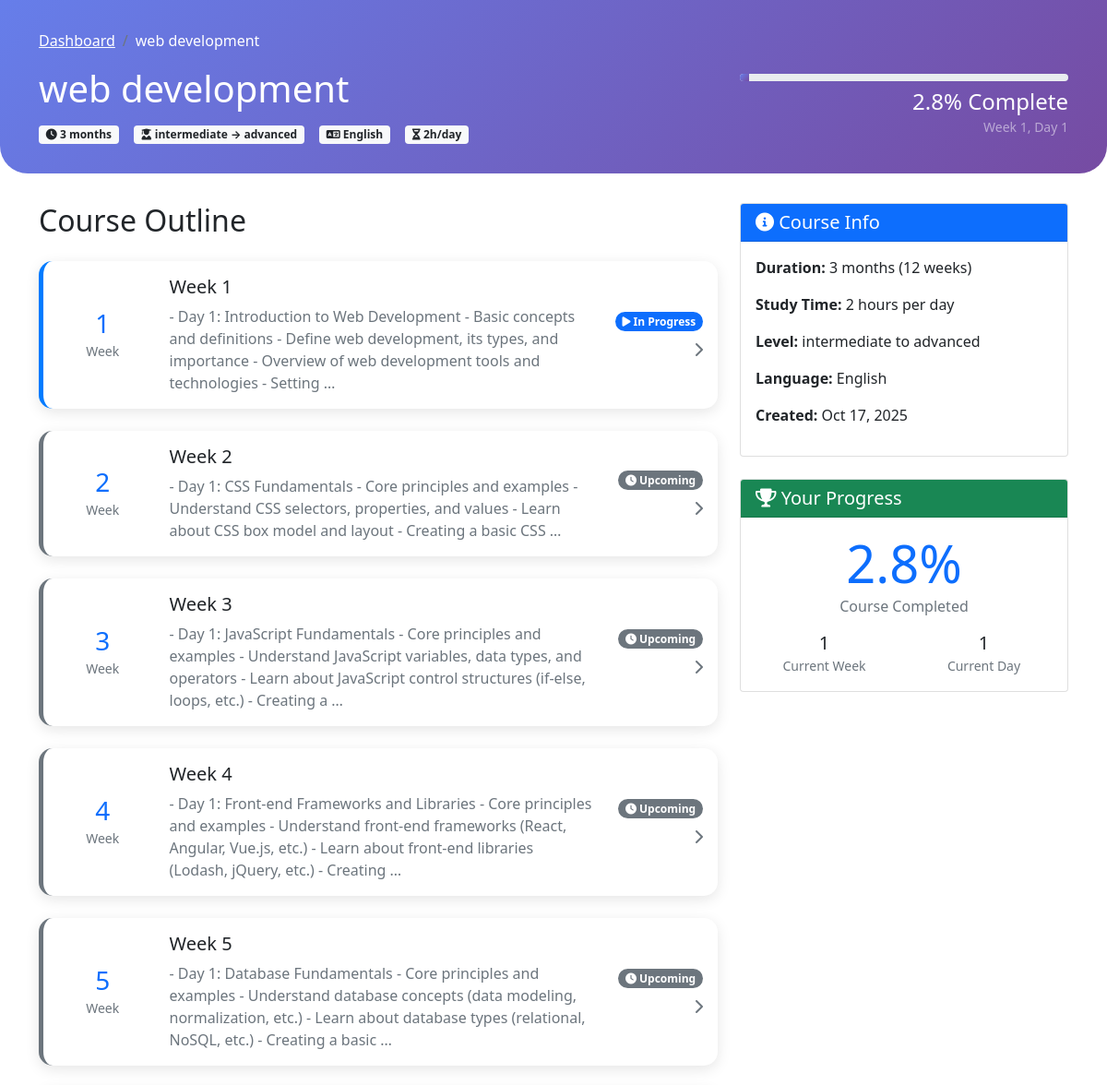
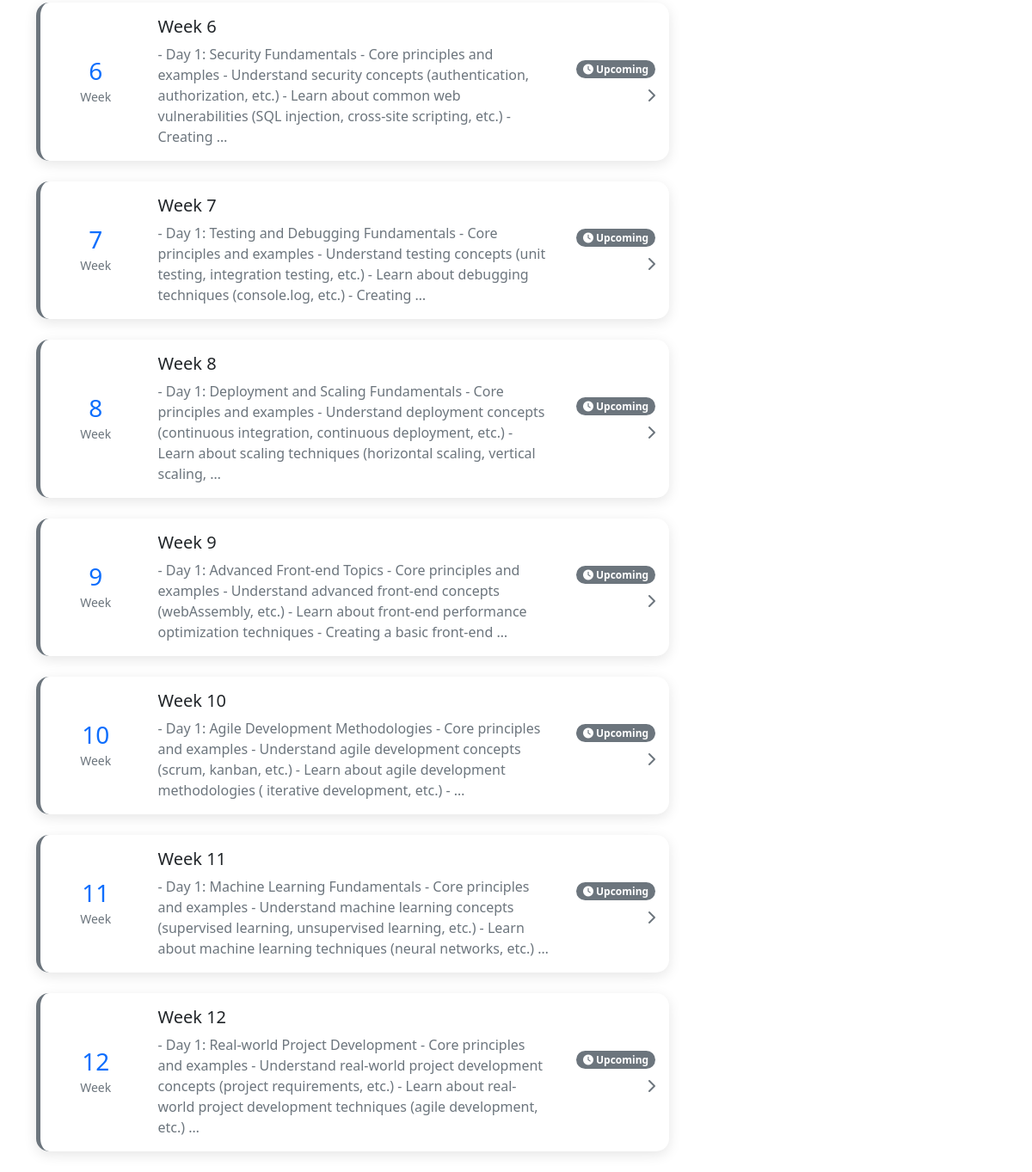
Page /course/11/ (signed in) on the committed database (2 pictures, top to bottom).
### coursebuilder/models.py (models this page shows, shortened)
class Course(models.Model):
    title = models.CharField(max_length=200)
    description = models.TextField(blank=True)
    duration = models.IntegerField()  # in months
    hours_per_day = models.IntegerField(default=2)
    level_has = models.CharField(max_length=100)
    level_required = models.CharField(max_length=100)
    language = models.CharField(max_length=50)
    outline = models.TextField()  # generated outline
    created_at = models.DateTimeField(auto_now_add=True)

class UserProgress(models.Model):
    user = models.ForeignKey(User, on_delete=models.CASCADE)
    course = models.ForeignKey(Course, on_delete=models.CASCADE)
    current_week = models.IntegerField(default=1)
    current_day = models.IntegerField(default=1)
    completed_weeks = models.JSONField(default=list)
    completed_days = models.JSONField(default=list)
    completed_quizzes = models.JSONField(default=list)
    completed_assignments = models.JSONField(default=list)
    is_completed = models.BooleanField(default=False)
    enrolled_at = models.DateTimeField(auto_now_add=True)
    last_accessed = models.DateTimeField(auto_now=True)
    class Meta:
        unique_together = ['user', 'course']
    def get_progress_percentage(self):
        total_weeks = self.course.weeks.count()
        total_quizzes = sum(week.quizzes.count() for week in self.course.weeks.all())
        total_assignments = sum(week.assignments.count() for week in self.course.weeks.all())
        completed_count = len(self.completed_days) + len(self.completed_quizzes) + len(self.completed_assignments)
        total_items = (total_weeks * 6) + total_quizzes + total_assignments  # 6 days per week assumed
        if total_items == 0:
            return 0
        return min(100, (completed_count / total_items) * 100)

class Week(models.Model):
    course = models.ForeignKey(Course, on_delete=models.CASCADE, related_name='weeks')
    week_number = models.IntegerField()
    title = models.CharField(max_length=200)
    content = models.TextField()
    class Meta:
        ordering = ['week_number']

### coursebuilder/views.py (the view)
# urls.py: path('course/<int:course_id>/', views.course_detail, name='course_detail'),
@login_required
def course_detail(request, course_id):
    course = get_object_or_404(Course, id=course_id)
    user_progress = get_object_or_404(UserProgress, user=request.user, course=course)
    weeks = course.weeks.all().order_by('week_number')
    return render(request, 'course_detail.html', {
        'course': course,
        'user_progress': user_progress,
        'weeks': weeks
    })

### templates/course_detail.html (shortened to what this page needs)
<!DOCTYPE html>
<html>
<head>
    <link href="https://cdn.jsdelivr.net/npm/bootstrap@5.1.3/dist/css/bootstrap.min.css" rel="stylesheet">
    <link rel="stylesheet" href="https://cdnjs.cloudflare.com/ajax/libs/font-awesome/6.0.0/css/all.min.css">
</head>
<body>
    <div class="course-header">
        <div class="container">
            <nav aria-label="breadcrumb">
                <ol class="breadcrumb">
                    <li class="breadcrumb-item"><a href="{% url 'dashboard' %}" class="text-white">Dashboard</a></li>
                    <li class="breadcrumb-item active text-white">{{ course.title }}</li>
                </ol>
            </nav>
            <div class="row align-items-center">
                <div class="col-md-8">
                    <h1>{{ course.title }}</h1>
                    <div class="d-flex flex-wrap gap-3 mt-3">
                        <span class="badge bg-light text-dark">
                            <i class="fas fa-clock"></i> {{ course.duration }} months
                        </span>
                        <span class="badge bg-light text-dark">
                            <i class="fas fa-user-graduate"></i> {{ course.level_has }} → {{ course.level_required }}
                        </span>
                        <span class="badge bg-light text-dark">
                            <i class="fas fa-language"></i> {{ course.language }}
                        </span>
                        <span class="badge bg-light text-dark">
                            <i class="fas fa-hourglass"></i> {{ course.hours_per_day }}h/day
                        </span>
                    </div>
                </div>
                <div class="col-md-4 text-end">
                    <div class="progress-wrapper">
                        <div class="progress mb-2">
                            <div class="progress-bar" role="progressbar"
                                 style="width: {{ user_progress.get_progress_percentage }}%; background: linear-gradient(135deg, #667eea 0%, #764ba2 100%);">
                            </div>
                        </div>
                        <h4 class="mb-0">{{ user_progress.get_progress_percentage|floatformat:1 }}% Complete</h4>
                        <small class="text-white-50">
                            Week {{ user_progress.current_week }}, Day {{ user_progress.current_day }}
                        </small>
                    </div>
                </div>
            </div>
        </div>
    </div>
    <div class="container">
        <div class="row">
            <div class="col-md-8">
                <h2 class="mb-4">Course Outline</h2>
                <div class="weeks-container">
                    {% for week in weeks %}
                    <div class="card week-card {% if week.week_number < user_progress.current_week %}completed{% elif week.week_number == user_progress.current_week %}in-progress{% else %}upcoming{% endif %}"
                         onclick="location.href='{% url 'week_detail' course.id week.week_number %}'">
                        <div class="card-body">
                            <div class="row align-items-center">
                                <div class="col-2 text-center">
                                    <div class="week-number">
                                        <h3 class="mb-0 text-primary">{{ week.week_number }}</h3>
                                        <small class="text-muted">Week</small>
                                    </div>
                                </div>
                                <div class="col-8">
                                    <h5 class="card-title">{{ week.title }}</h5>
                                    <p class="card-text text-muted">{{ week.content|truncatewords:30 }}</p>
                                </div>
                                <div class="col-2 text-end">
                                    <span class="badge {% if week.week_number < user_progress.current_week %}bg-success{% elif week.week_number == user_progress.current_week %}bg-primary{% else %}bg-secondary{% endif %} rounded-pill">
                                        {% if week.week_number < user_progress.current_week %}
                                            <i class="fas fa-check"></i> Completed
                                        {% elif week.week_number == user_progress.current_week %}
                                            <i class="fas fa-play"></i> In Progress
                                        {% else %}
                                            <i class="fas fa-clock"></i> Upcoming
                                        {% endif %}
                                    </span>
                                    <div class="mt-2">
                                        <i class="fas fa-chevron-right text-muted"></i>
                                    </div>
                                </div>
                            </div>
                        </div>
                    </div>
                    {% endfor %}
                </div>
            </div>
            <div class="col-md-4">
                <div class="card">
                    <div class="card-header bg-primary text-white">
                        <h5 class="mb-0"><i class="fas fa-info-circle"></i> Course Info</h5>
                    </div>
                    <div class="card-body">
                        <div class="mb-3">
                            <strong>Duration:</strong> {{ course.duration }} months ({{ weeks|length }} weeks)
                        </div>
                        <div class="mb-3">
                            <strong>Study Time:</strong> {{ course.hours_per_day }} hours per day
                        </div>
                        <div class="mb-3">
                            <strong>Level:</strong> {{ course.level_has }} to {{ course.level_required }}
                        </div>
                        <div class="mb-3">
                            <strong>Language:</strong> {{ course.language }}
                        </div>
                        <div class="mb-3">
                            <strong>Created:</strong> {{ course.created_at|date:"M d, Y" }}
                        </div>
                    </div>
                </div>
                <div class="card mt-4">
                    <div class="card-header bg-success text-white">
                        <h5 class="mb-0"><i class="fas fa-trophy"></i> Your Progress</h5>
                    </div>
                    <div class="card-body text-center">
                        <div class="mb-3">
                            <div class="display-4 text-primary">{{ user_progress.get_progress_percentage|floatformat:1 }}%</div>
                            <div class="text-muted">Course Completed</div>
                        </div>
                        <div class="row text-center">
                            <div class="col-6">
                                <div class="h5 mb-0">{{ user_progress.current_week }}</div>
                                <small class="text-muted">Current Week</small>
                            </div>
                            <div class="col-6">
                                <div class="h5 mb-0">{{ user_progress.current_day }}</div>
                                <small class="text-muted">Current Day</small>
                            </div>
                        </div>
                    </div>
                </div>
            </div>
        </div>
    </div>
</body>
</html>

### templates/course_detail.html (style rules this page uses)
.week-card { border: none; border-radius: 15px; box-shadow: 0 4px 15px rgba(0, 0, 0, 0.1); transition: all 0.3s ease; margin-bottom: 1.5rem; cursor: pointer; }
.week-card.in-progress { border-left: 5px solid #007bff; }
.week-card.upcoming { border-left: 5px solid #6c757d; }
.progress { height: 8px; border-radius: 10px; }
.course-header { background: linear-gradient(135deg, #667eea 0%, #764ba2 100%); color: white; padding: 2rem 0; border-radius: 0 0 30px 30px; margin-bottom: 2rem; }

### rows in the picture
Course: title "web development", duration "3", level_has "intermediate", level_required "advanced", language "English", hours_per_day "2", created_at "Oct 17, 2025"
UserProgress: get_progress_percentage "2.8", current_week "1", current_day "1"
Week: week_number "1", title "Week 1", content "- Day 1: Introduction to Web Development - Basic concepts and definitions - Define web development, its types, and importance - Overview of web development tools and technologies - Setting …", shows "In Progress"
Week: week_number "2", title "Week 2", content "- Day 1: CSS Fundamentals - Core principles and examples - Understand CSS selectors, properties, and values - Learn about CSS box model and layout - Creating a basic CSS …", shows "Upcoming"
Week: week_number "3", title "Week 3", content "- Day 1: JavaScript Fundamentals - Core principles and examples - Understand JavaScript variables, data types, and operators - Learn about JavaScript control structures (if-else, loops, etc.) - Creating a …", shows "Upcoming"
Week: week_number "4", title "Week 4", content "- Day 1: Front-end Frameworks and Libraries - Core principles and examples - Understand front-end frameworks (React, Angular, Vue.js, etc.) - Learn about front-end libraries (Lodash, jQuery, etc.) - Creating …", shows "Upcoming"
Week: week_number "5", title "Week 5", content "- Day 1: Database Fundamentals - Core principles and examples - Understand database concepts (data modeling, normalization, etc.) - Learn about database types (relational, NoSQL, etc.) - Creating a basic …", shows "Upcoming"
Week: week_number "6", title "Week 6", content "- Day 1: Security Fundamentals - Core principles and examples - Understand security concepts (authentication, authorization, etc.) - Learn about common web vulnerabilities (SQL injection, cross-site scripting, etc.) - Creating …", shows "Upcoming"
Week: week_number "7", title "Week 7", content "- Day 1: Testing and Debugging Fundamentals - Core principles and examples - Understand testing concepts (unit testing, integration testing, etc.) - Learn about debugging techniques (console.log, etc.) - Creating …", shows "Upcoming"
Week: week_number "8", title "Week 8", content "- Day 1: Deployment and Scaling Fundamentals - Core principles and examples - Understand deployment concepts (continuous integration, continuous deployment, etc.) - Learn about scaling techniques (horizontal scaling, vertical scaling, …", shows "Upcoming"
Week: week_number "9", title "Week 9", content "- Day 1: Advanced Front-end Topics - Core principles and examples - Understand advanced front-end concepts (webAssembly, etc.) - Learn about front-end performance optimization techniques - Creating a basic front-end …", shows "Upcoming"
Week: week_number "10", title "Week 10", content "- Day 1: Agile Development Methodologies - Core principles and examples - Understand agile development concepts (scrum, kanban, etc.) - Learn about agile development methodologies ( iterative development, etc.) - …", shows "Upcoming"
Week: week_number "11", title "Week 11", content "- Day 1: Machine Learning Fundamentals - Core principles and examples - Understand machine learning concepts (supervised learning, unsupervised learning, etc.) - Learn about machine learning techniques (neural networks, etc.) …", shows "Upcoming"
Week: week_number "12", title "Week 12", content "- Day 1: Real-world Project Development - Core principles and examples - Understand real-world project development concepts (project requirements, etc.) - Learn about real-world project development techniques (agile development, etc.) …", shows "Upcoming"

### other values in the picture
{{ weeks|length }} "12"
